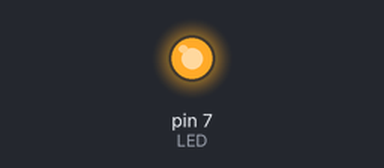
The sketch below on a simulated Arduino Uno, built with avr-gcc and run on an emulated ATmega328P. Parts: output pins drawn as LEDs (lit = HIGH). What the sketch prints to the serial monitor is not drawn.

Above: at 1.0 s.
At 3.0 s:
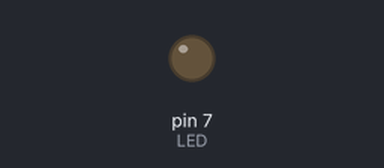
Timing chart, 0 to 5.2 s (numbered marks = the images above):
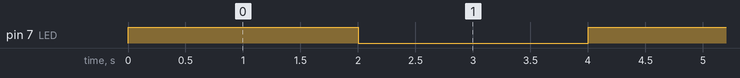

The sketch:

slave_code.ino
```cpp
// Include the required Wire library for I2C<br>
#include <Wire.h>
int LED = 7;
int x = 0;
void setup() {
  Serial.begin(9600);
  // Define the LED pin as Output
  pinMode (LED, OUTPUT);
  // Start the I2C Bus as Slave on address 9
  Wire.begin(9);
  // Attach a function to trigger when something is received.
  Wire.onReceive(receiveEvent);
}
void receiveEvent(int bytes) {
  x = Wire.read();    // read one character from the I2C
}
void loop() {
  //If value received is 0 blink LED for 200 ms
  Serial.println(x);
  if (x == 0) {
    Serial.println("a");
    digitalWrite(LED, HIGH);
    delay(2000);
    digitalWrite(LED, LOW);
    delay(2000);
  }
  //If value received is 3 blink LED for 400 ms
  if (x == 3) {
    Serial.println("b");
    digitalWrite(LED, HIGH);
    delay(4000);
    digitalWrite(LED, LOW);
    delay(4000);
  }
}
```

Measured:
- by itself, pin 7 (LED): alternates HIGH for 2.0 s and LOW for 2.0 s
